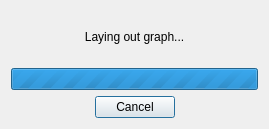
<?xml version="1.0" encoding="UTF-8"?>
<ui version="4.0">
 <class>MyProgressDialog</class>
 <widget class="QDialog" name="MyProgressDialog">
  <property name="geometry">
   <rect>
    <x>0</x>
    <y>0</y>
    <width>269</width>
    <height>129</height>
   </rect>
  </property>
  <property name="windowTitle">
   <string/>
  </property>
  <layout class="QVBoxLayout" name="verticalLayout">
   <item>
    <widget class="QLabel" name="messageLabel">
     <property name="text">
      <string>Laying out graph...</string>
     </property>
     <property name="alignment">
      <set>Qt::AlignCenter</set>
     </property>
    </widget>
   </item>
   <item>
    <widget class="QProgressBar" name="progressBar">
     <property name="maximum">
      <number>0</number>
     </property>
     <property name="value">
      <number>0</number>
     </property>
    </widget>
   </item>
   <item>
    <widget class="QDialogButtonBox" name="buttonBox">
     <property name="orientation">
      <enum>Qt::Horizontal</enum>
     </property>
     <property name="standardButtons">
      <set>QDialogButtonBox::Cancel</set>
     </property>
     <property name="centerButtons">
      <bool>true</bool>
     </property>
    </widget>
   </item>
  </layout>
 </widget>
 <resources/>
 <connections>
  <connection>
   <sender>buttonBox</sender>
   <signal>accepted()</signal>
   <receiver>MyProgressDialog</receiver>
   <slot>accept()</slot>
   <hints>
    <hint type="sourcelabel">
     <x>248</x>
     <y>254</y>
    </hint>
    <hint type="destinationlabel">
     <x>157</x>
     <y>274</y>
    </hint>
   </hints>
  </connection>
  <connection>
   <sender>buttonBox</sender>
   <signal>rejected()</signal>
   <receiver>MyProgressDialog</receiver>
   <slot>reject()</slot>
   <hints>
    <hint type="sourcelabel">
     <x>316</x>
     <y>260</y>
    </hint>
    <hint type="destinationlabel">
     <x>286</x>
     <y>274</y>
    </hint>
   </hints>
  </connection>
 </connections>
</ui>
